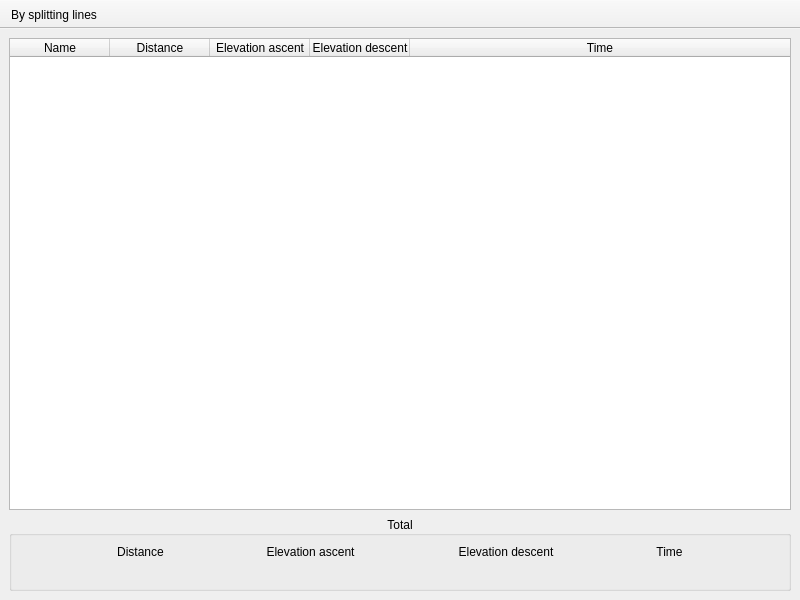
<?xml version="1.0" encoding="UTF-8"?>
<ui version="4.0">
 <class>StatWindow</class>
 <widget class="QMainWindow" name="StatWindow">
  <property name="geometry">
   <rect>
    <x>0</x>
    <y>0</y>
    <width>800</width>
    <height>600</height>
   </rect>
  </property>
  <property name="windowTitle">
   <string>Statistics</string>
  </property>
  <widget class="QWidget" name="centralwidget">
   <layout class="QVBoxLayout" name="verticalLayout_5">
    <item>
     <widget class="QTableWidget" name="statWidget">
      <property name="editTriggers">
       <set>QAbstractItemView::NoEditTriggers</set>
      </property>
      <property name="selectionBehavior">
       <enum>QAbstractItemView::SelectRows</enum>
      </property>
      <property name="columnCount">
       <number>5</number>
      </property>
      <attribute name="horizontalHeaderStretchLastSection">
       <bool>true</bool>
      </attribute>
      <column>
       <property name="text">
        <string>Name</string>
       </property>
      </column>
      <column>
       <property name="text">
        <string>Distance</string>
       </property>
      </column>
      <column>
       <property name="text">
        <string>Elevation ascent</string>
       </property>
      </column>
      <column>
       <property name="text">
        <string>Elevation descent</string>
       </property>
      </column>
      <column>
       <property name="text">
        <string>Time</string>
       </property>
      </column>
     </widget>
    </item>
    <item>
     <widget class="QGroupBox" name="totalGroupBox">
      <property name="toolTip">
       <string>Total statistics for selected segments</string>
      </property>
      <property name="title">
       <string>Total</string>
      </property>
      <property name="alignment">
       <set>Qt::AlignCenter</set>
      </property>
      <layout class="QHBoxLayout" name="horizontalLayout">
       <item>
        <spacer name="horizontalSpacer_4">
         <property name="orientation">
          <enum>Qt::Horizontal</enum>
         </property>
         <property name="sizeHint" stdset="0">
          <size>
           <width>40</width>
           <height>20</height>
          </size>
         </property>
        </spacer>
       </item>
       <item>
        <layout class="QVBoxLayout" name="verticalLayout">
         <item>
          <widget class="QLabel" name="label">
           <property name="text">
            <string>Distance</string>
           </property>
           <property name="alignment">
            <set>Qt::AlignCenter</set>
           </property>
          </widget>
         </item>
         <item>
          <widget class="QLabel" name="labelDist">
           <property name="text">
            <string notr="true"/>
           </property>
           <property name="alignment">
            <set>Qt::AlignCenter</set>
           </property>
          </widget>
         </item>
        </layout>
       </item>
       <item>
        <spacer name="horizontalSpacer">
         <property name="orientation">
          <enum>Qt::Horizontal</enum>
         </property>
         <property name="sizeHint" stdset="0">
          <size>
           <width>93</width>
           <height>20</height>
          </size>
         </property>
        </spacer>
       </item>
       <item>
        <layout class="QVBoxLayout" name="verticalLayout_2">
         <item>
          <widget class="QLabel" name="label_2">
           <property name="text">
            <string>Elevation ascent</string>
           </property>
           <property name="alignment">
            <set>Qt::AlignCenter</set>
           </property>
          </widget>
         </item>
         <item>
          <widget class="QLabel" name="labelRaise">
           <property name="text">
            <string notr="true"/>
           </property>
           <property name="alignment">
            <set>Qt::AlignCenter</set>
           </property>
          </widget>
         </item>
        </layout>
       </item>
       <item>
        <spacer name="horizontalSpacer_2">
         <property name="orientation">
          <enum>Qt::Horizontal</enum>
         </property>
         <property name="sizeHint" stdset="0">
          <size>
           <width>92</width>
           <height>20</height>
          </size>
         </property>
        </spacer>
       </item>
       <item>
        <layout class="QVBoxLayout" name="verticalLayout_3">
         <item>
          <widget class="QLabel" name="label_3">
           <property name="text">
            <string>Elevation descent</string>
           </property>
           <property name="alignment">
            <set>Qt::AlignCenter</set>
           </property>
          </widget>
         </item>
         <item>
          <widget class="QLabel" name="labelDrop">
           <property name="text">
            <string notr="true"/>
           </property>
           <property name="alignment">
            <set>Qt::AlignCenter</set>
           </property>
          </widget>
         </item>
        </layout>
       </item>
       <item>
        <spacer name="horizontalSpacer_3">
         <property name="orientation">
          <enum>Qt::Horizontal</enum>
         </property>
         <property name="sizeHint" stdset="0">
          <size>
           <width>93</width>
           <height>20</height>
          </size>
         </property>
        </spacer>
       </item>
       <item>
        <layout class="QVBoxLayout" name="verticalLayout_4">
         <item>
          <widget class="QLabel" name="label_4">
           <property name="text">
            <string>Time</string>
           </property>
           <property name="alignment">
            <set>Qt::AlignCenter</set>
           </property>
          </widget>
         </item>
         <item>
          <widget class="QLabel" name="labelTime">
           <property name="text">
            <string notr="true"/>
           </property>
           <property name="alignment">
            <set>Qt::AlignCenter</set>
           </property>
          </widget>
         </item>
        </layout>
       </item>
       <item>
        <spacer name="horizontalSpacer_5">
         <property name="orientation">
          <enum>Qt::Horizontal</enum>
         </property>
         <property name="sizeHint" stdset="0">
          <size>
           <width>40</width>
           <height>20</height>
          </size>
         </property>
        </spacer>
       </item>
      </layout>
     </widget>
    </item>
   </layout>
  </widget>
  <widget class="QToolBar" name="toolBar">
   <property name="windowTitle">
    <string notr="true">toolBar</string>
   </property>
   <property name="movable">
    <bool>false</bool>
   </property>
   <attribute name="toolBarArea">
    <enum>TopToolBarArea</enum>
   </attribute>
   <attribute name="toolBarBreak">
    <bool>false</bool>
   </attribute>
   <addaction name="actionBySplittingLines"/>
  </widget>
  <action name="actionBySplittingLines">
   <property name="checkable">
    <bool>true</bool>
   </property>
   <property name="text">
    <string>By splitting lines</string>
   </property>
   <property name="toolTip">
    <string>Divide into segments by splitting lines (or by regular expression)</string>
   </property>
  </action>
 </widget>
 <resources/>
 <connections>
  <connection>
   <sender>actionBySplittingLines</sender>
   <signal>toggled(bool)</signal>
   <receiver>StatWindow</receiver>
   <slot>onBySplittingLinesToggled(bool)</slot>
   <hints>
    <hint type="sourcelabel">
     <x>-1</x>
     <y>-1</y>
    </hint>
    <hint type="destinationlabel">
     <x>399</x>
     <y>299</y>
    </hint>
   </hints>
  </connection>
 </connections>
 <slots>
  <slot>onBySplittingLinesToggled(bool)</slot>
 </slots>
</ui>
